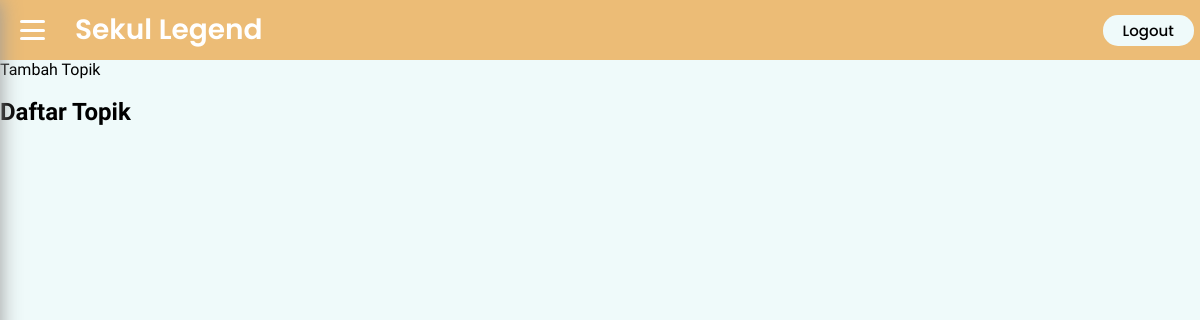
The app's page /diskusi/diskusi.php (signed in), older data.
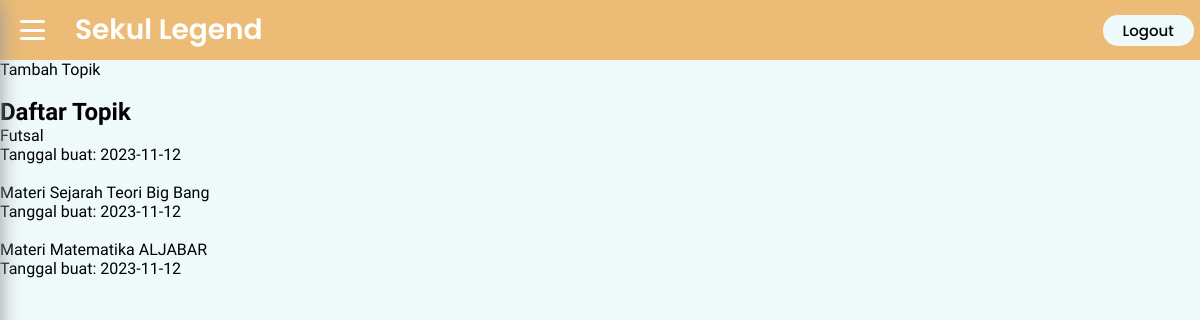
The same page, newer data.
### tables this page shows
CREATE TABLE `topik` (
  `id` int(11) NOT NULL,
  `judul` text NOT NULL,
  `deskripsi` text DEFAULT NULL,
  `tanggal` date NOT NULL DEFAULT current_timestamp(),
  `id_user` int(11) NOT NULL
);

### diskusi/diskusi.php (the view, shortened to what this page needs)
<?php
    include '../koneksi.php';
?>
<!DOCTYPE html>
<html lang="en">
<head>
    <link rel="stylesheet" href="discusion.css" type="text/css">
</head>
<body>
<nav>
        <div class="toggle">
            <span></span>
            <span></span>
            <span></span>
        </div>
        <p class="namalogo">Sekul Legend</p>
        <div class="menu-header">
            <a class="logout" href="../logout.php">Logout</a>
        </div>
    </nav>
    <div class="row2">
        <a href="tambah_topik.php">Tambah Topik</a><br><br>
        <h2>Daftar Topik</h2>
        <?php
            if(isset($_SESSION['user']) && !empty($_SESSION['user'])){
                $sql = "SELECT id, judul, tanggal from topik INNER JOIN user ON topik.id_user = user.id_user ORDER BY tanggal DESC";
                $query = mysqli_query($conn, $sql);
            ?>
            <?php
            while($row = mysqli_fetch_array($query)){?>
            <figure>
                <blockquote class="blockquote">
                    <p>
                        <a href="lihat_topik.php?id=<?php echo $row['id']; ?>"><?php echo htmlentities($row['judul']); ?></a>
                    </p>
                </blockquote>
                <figcaption>
                    Tanggal buat: <?php echo htmlentities($row['tanggal']); ?><br><br>
                </figcaption>
            </figure>
            <?php
                }
            }
        ?>
    </div>
</body>
</html>

Row changes from the older to the newer data that the page shows:
added topik: judul "Futsal", tanggal "2023-11-12"
added topik: judul "Materi Sejarah Teori Big Bang", tanggal "2023-11-12"
added topik: judul "Materi Matematika ALJABAR", tanggal "2023-11-12"
